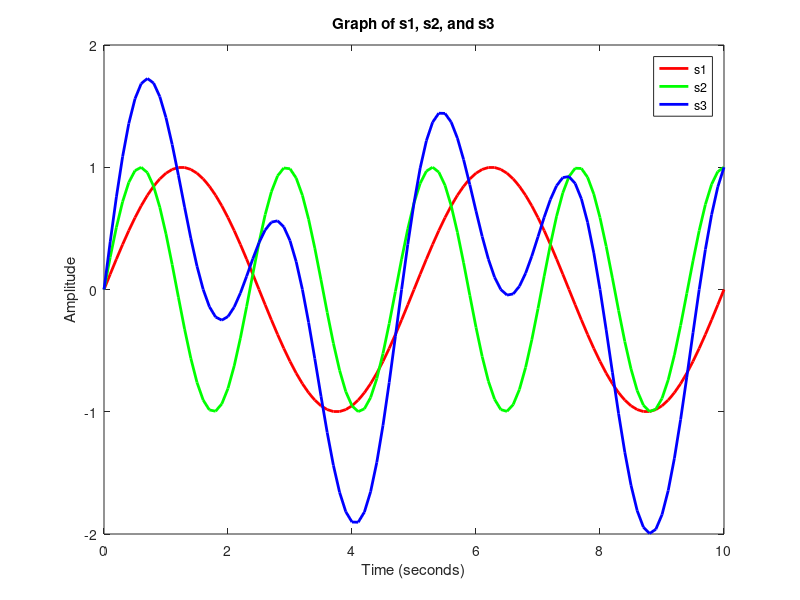

MATLAB code to generate this figure:
clc
clear all

% defining vars as given in notes
t = 0:.1:10; 
s1 = sin(2*pi*.2*t); 
s2 = sin(2*pi*.425*t);
s3 = s1 + s2; 

% plot s1, s2, and s3 
plot(t, s1, 'r', 'LineWidth', 2); 
hold on; 
plot(t, s2, 'g', 'LineWidth', 2);
plot(t, s3, 'b', 'LineWidth', 2); %
xlabel('Time (seconds)'); % 
ylabel('Amplitude'); % 
title('Graph of s1, s2, and s3'); 
legend('s1', 's2', 's3'); 